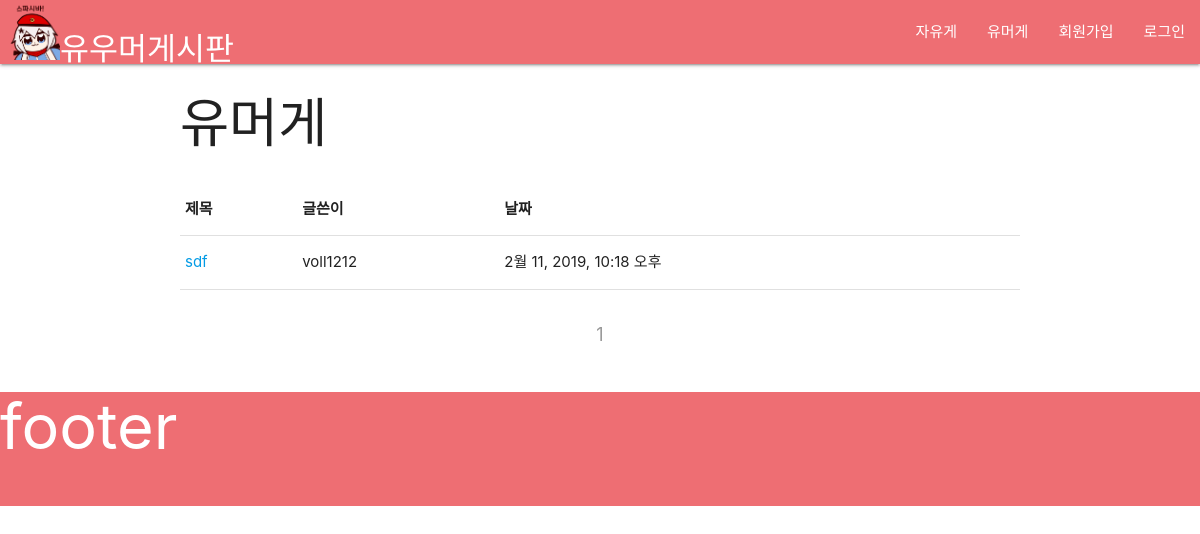
/humorboard, run on an earlier commit of the app's database.
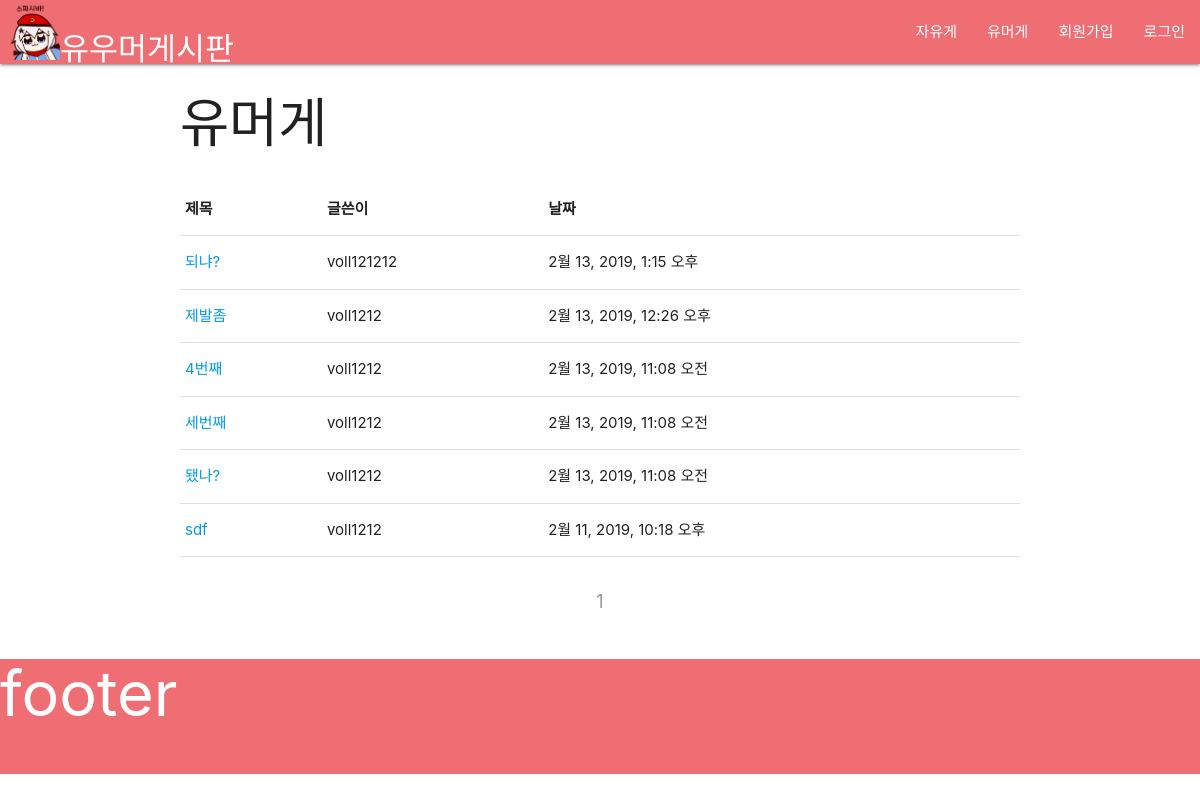
And on a later commit of the database.
### humorge/models.py (models this page shows, shortened)
class HumorBoard(models.Model):
    author = models.ForeignKey('auth.User', on_delete=models.CASCADE)
    title = models.CharField(max_length=100)
    content = models.TextField()
    date = models.DateTimeField(default=timezone.now)

### humorge/views.py (the view)
# urls.py: path('humorboard', humorboard, name='humorboard'),
def humorboard(request):
    data = HumorBoard.objects.order_by('-date').prefetch_related('humor_comments')
    paginator = Paginator(data, 12)
    page = request.GET.get('page')
    datas = paginator.get_page(page)
    return render(request, 'humorge/humorboard.html', {'datas': datas})

### humorge/templates/humorge/humorboard.html (shortened to what this page needs)
{% extends 'humorge/layout.html' %}
{% block main %}
<div class="container">
  <h2 style="margin-top:30px">유머게</h2>
  <table class="highlight" style="margin-top:30px">
    <thead>
      <tr>
        <th>제목</th>
        <th>글쓴이</th>
        <th>날짜</th>
      </tr>
    </thead>
    <tbody>
      {% for data in datas %}
      <tr>
        <td><a href="{% url 'humorge:humorpostdetail' pk=data.pk %}">{{ data.title }}</a></td>
        {% if data.nickname %}
          <td>{{ data.nickname }}</td>
        {% else %}
          <td>{{ data.author }}</td>
        {% endif %}
        <td>{{ data.date }}</td>
      </tr>
      {% empty %}
        <tr>
          <td>게시글이 없습니다.</td>
          <td></td>
          <td></td>
        </tr>
      {% endfor %}
    </tbody>
  </table>
</div>
<div class="container" style="padding-top:30px">
  <ul class="pagination" style="text-align:center">
    {% for num in datas.paginator.page_range %}
      {% if datas.number == num %}
        <li class="disabled"><a href="?page={{ num }}">{{ num }}</a></li>
      {% elif num > datas.number|add:'-3' and num < datas.number|add:'3' %}
        <li class="waves-effect"><a href="?page={{ num }}">{{ num }}</a></li>
      {% endif %}
    {% endfor %}
  </ul>
</div>
{% endblock %}

### humorge/templates/humorge/layout.html (shortened to what this page needs)
<!DOCTYPE html>
<html lang="ko" dir="ltr">
  <head>
    {% load static %}
    <link type="text/css" rel="stylesheet" href="{% static "css/materialize.min.css" %}">
  </head>
  <body>
      {% block header %}
      {% include "humorge/header.html" %}
      {% endblock %}
      {% block main %}
      {% endblock %}
      {% block footer %}
      {% include "humorge/footer.html" %}
      {% endblock %}
  </body>
</html>

### humorge/templates/humorge/header.html
{% block header %}
<header class="page-header">
  <nav>
    <div class="nav-wrapper">
      {% load static %}
      <a href="{% url 'humorge:mainpage' %}" class="brand-logo"><img src="{% static 'img/logo.png' %}" alt="로고" style="height:60px">유우머게시판</a>
      <ul class="right">
        <li><a href="{% url 'humorge:freeboard' %}">자유게</a></li>
        <li><a href="{% url 'humorge:humorboard' %}">유머게</a></li>
        {% if user.is_authenticated %}
        <li><a href="{% url 'humorge:myinfo' pk=user.pk %}">{{user.username}}</a></li>
        <li><a href="{% url 'humorge:logout' %}">로그아웃</a></li>
        {% else %}
        <li><a href="{% url 'humorge:register' %}">회원가입</a></li>
        <li><a href="{% url 'humorge:login' %}">로그인</a></li>
        {% endif %}
      </ul>
    </div>
  </nav>
</header>
{% endblock %}

### humorge/templates/humorge/footer.html
{% block footer %}
<footer class="page-footer" style="padding-top: 0px;">
  <h1>footer</h1>
</footer>
{% endblock %}

### humorge/templates/humorge/layout.html (style rules this page uses)
* { padding:0; margin:0 }
footer { margin:auto; clear:both; padding-bottom:20px; }

What changed in the data, as far as the page shows it:
added HumorBoard: title "되냐?", author "voll121212", date "2월 13, 2019, 1:15 오후"
added HumorBoard: title "제발좀", author "voll1212", date "2월 13, 2019, 12:26 오후"
added HumorBoard: title "4번째", author "voll1212", date "2월 13, 2019, 11:08 오전"
added HumorBoard: title "세번째", author "voll1212", date "2월 13, 2019, 11:08 오전"
added HumorBoard: title "됐나?", author "voll1212", date "2월 13, 2019, 11:08 오전"
